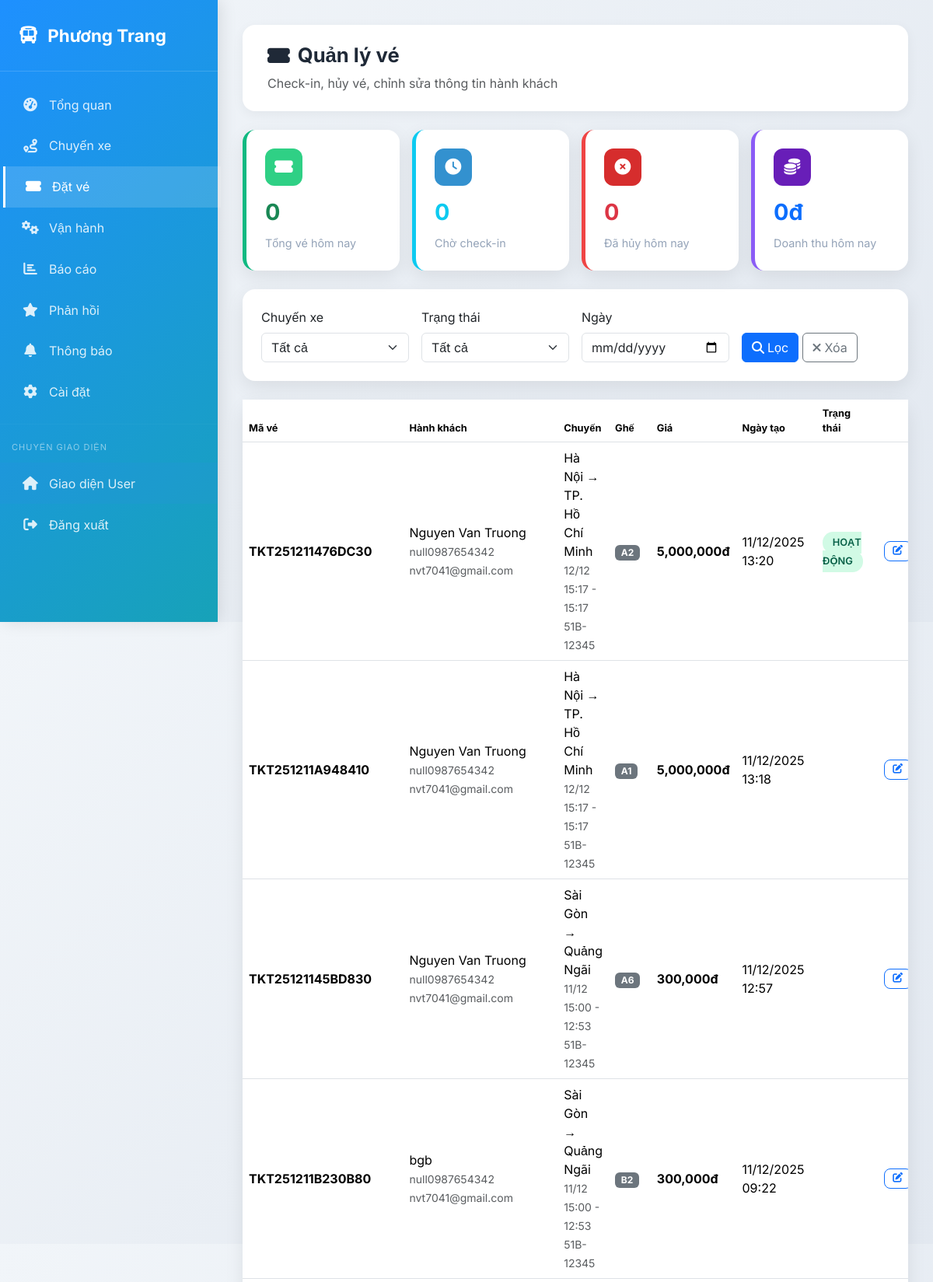
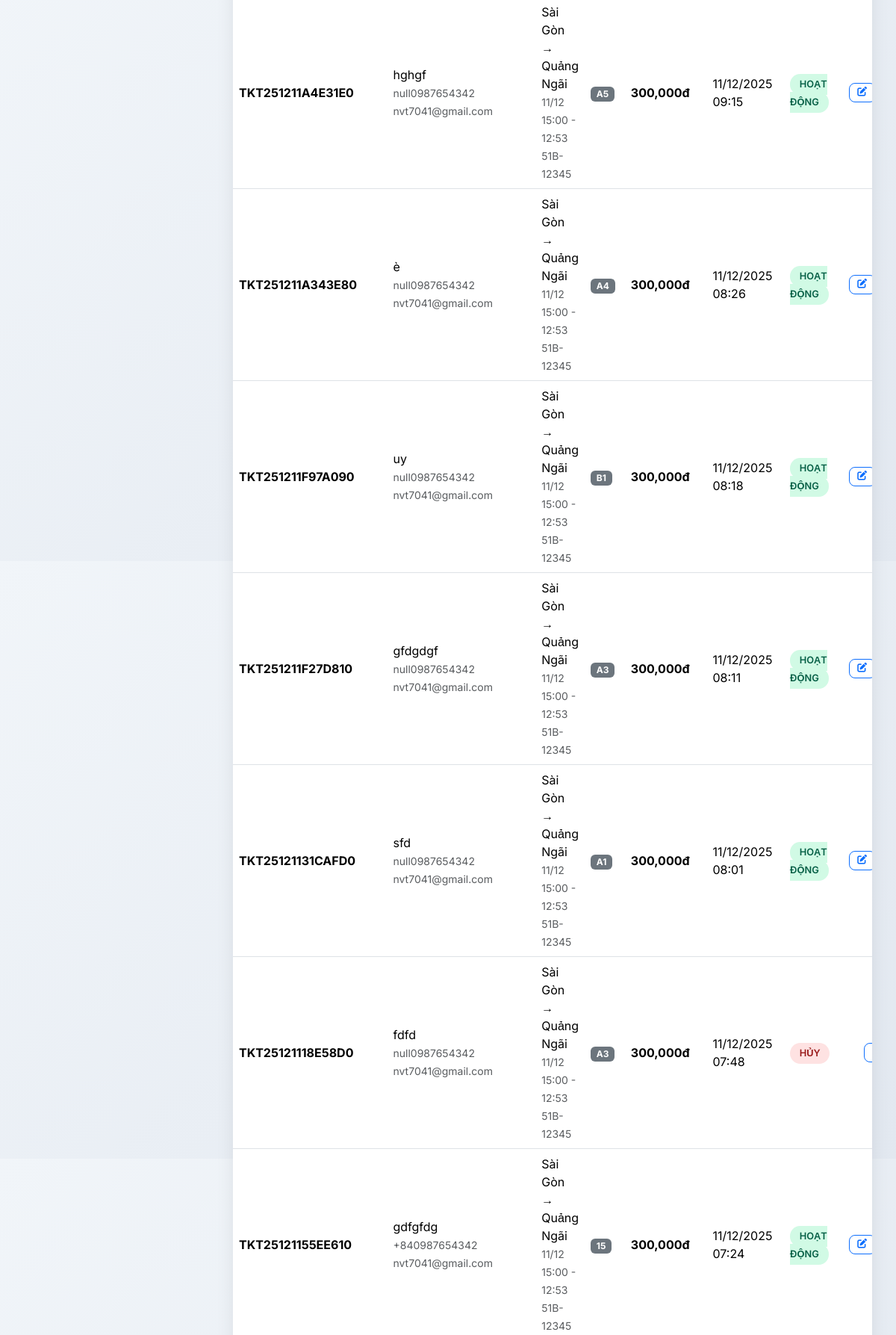
The app's page /partner/tickets.php (signed in, upper part) with its own data (2 pictures, top to bottom).
### tables this page shows
CREATE TABLE `tickets` (
  `ticket_id` int(11) NOT NULL,
  `booking_id` int(11) NOT NULL,
  `trip_id` int(11) NOT NULL,
  `passenger_name` varchar(100) NOT NULL,
  `passenger_phone` varchar(15) NOT NULL,
  `passenger_email` varchar(100) DEFAULT NULL,
  `seat_number` varchar(10) NOT NULL,
  `ticket_code` varchar(50) NOT NULL COMMENT 'Mã QR / vé điện tử',
  `qr_code_path` varchar(255) DEFAULT NULL COMMENT 'Đường dẫn file QR code',
  `status` enum('active','cancelled','checked_in','used') NOT NULL DEFAULT 'active',
  `checked_in_at` timestamp NULL DEFAULT NULL,
  `created_at` timestamp NOT NULL DEFAULT current_timestamp()
);

CREATE TABLE `routes` (
  `route_id` int(11) NOT NULL,
  `route_name` varchar(200) NOT NULL DEFAULT '',
  `origin` varchar(100) NOT NULL DEFAULT '',
  `destination` varchar(100) NOT NULL DEFAULT '',
  `distance_km` decimal(10,2) DEFAULT NULL,
  `duration_hours` decimal(5,2) DEFAULT NULL,
  `base_price` decimal(10,2) NOT NULL DEFAULT 0.00,
  `status` enum('active','inactive') DEFAULT 'active',
  `created_at` timestamp NOT NULL DEFAULT current_timestamp(),
  `start_point` varchar(100) NOT NULL,
  `end_point` varchar(100) NOT NULL,
  `description` text DEFAULT NULL
);

CREATE TABLE `trips` (
  `trip_id` int(11) NOT NULL,
  `partner_id` int(11) NOT NULL,
  `route_id` int(11) NOT NULL,
  `vehicle_id` int(11) NOT NULL,
  `driver_id` int(11) DEFAULT NULL,
  `departure_time` datetime NOT NULL,
  `arrival_time` datetime NOT NULL,
  `price` decimal(10,2) NOT NULL,
  `available_seats` int(11) NOT NULL COMMENT 'Số ghế còn trống',
  `status` enum('scheduled','open','completed','cancelled') NOT NULL DEFAULT 'scheduled',
  `created_at` timestamp NOT NULL DEFAULT current_timestamp(),
  `updated_at` timestamp NOT NULL DEFAULT current_timestamp() ON UPDATE current_timestamp()
);

CREATE TABLE `vehicles` (
  `vehicle_id` int(11) NOT NULL,
  `partner_id` int(11) NOT NULL,
  `license_plate` varchar(15) NOT NULL,
  `vehicle_type` enum('ghế ngồi','giường nằm','limousine') NOT NULL DEFAULT 'ghế ngồi',
  `type` varchar(100) NOT NULL COMMENT 'Loại xe (giường nằm, ghế ngồi)',
  `total_seats` int(11) NOT NULL,
  `seat_layout` varchar(10) DEFAULT '2-2' COMMENT 'Sơ đồ ghế (VD: 2-2, 2-1)',
  `status` enum('active','maintenance','inactive') DEFAULT 'active',
  `created_at` timestamp NOT NULL DEFAULT current_timestamp()
);

### partner/tickets.php (the view, shortened to what this page needs)
<?php
$database = new Database();
$db = $database->getConnection();
$operator_id = getCurrentOperator();
$date_filter = $_GET['date'] ?? '';
$where_conditions = ["tr.partner_id = ?"];
$params = [$operator_id];
$where_clause = implode(' AND ', $where_conditions);
$query = "SELECT t.ticket_id, t.ticket_code, t.passenger_name, t.passenger_phone, t.passenger_email, t.seat_number,
                 t.status, t.created_at, tr.trip_id, tr.departure_time, tr.arrival_time, tr.price,
                 r.start_point, r.end_point, v.license_plate, v.type as vehicle_type, d.name as driver_name
          FROM tickets t
          JOIN trips tr ON t.trip_id = tr.trip_id
          JOIN routes r ON tr.route_id = r.route_id
          JOIN vehicles v ON tr.vehicle_id = v.vehicle_id
          LEFT JOIN drivers d ON tr.driver_id = d.driver_id
          WHERE $where_clause
          ORDER BY tr.departure_time DESC, t.created_at DESC";
$stmt = $db->prepare($query);
$stmt->execute($params);
$tickets = $stmt->fetchAll(PDO::FETCH_ASSOC);
$today = date('Y-m-d');
$today_stats = [
    'total_today' => 0,
    'waiting_checkin' => 0,
    'cancelled_today' => 0,
    'revenue_today' => 0
];
try {
    $q1 = "SELECT COUNT(*) FROM tickets t
           JOIN trips tr ON t.trip_id = tr.trip_id
           WHERE tr.partner_id = ? AND DATE(t.created_at) = ?";
    $stmt = $db->prepare($q1);
    $stmt->execute([$operator_id, $today]);
    $today_stats['total_today'] = $stmt->fetchColumn();
    $q2 = "SELECT COUNT(*) FROM tickets t
           JOIN trips tr ON t.trip_id = tr.trip_id
           WHERE tr.partner_id = ? AND t.status = 'active' AND DATE(tr.departure_time) = ?";
    $stmt = $db->prepare($q2);
    $stmt->execute([$operator_id, $today]);
    $today_stats['waiting_checkin'] = $stmt->fetchColumn();
    $q3 = "SELECT COUNT(*) FROM tickets t
           JOIN trips tr ON t.trip_id = tr.trip_id
           WHERE tr.partner_id = ? AND t.status = 'cancelled'
           AND (t.checked_in_at IS NOT NULL AND DATE(t.checked_in_at) = ? OR DATE(t.created_at) = ?)";
    $stmt = $db->prepare($q3);
    $stmt->execute([$operator_id, $today, $today]);
    $today_stats['cancelled_today'] = $stmt->fetchColumn();
    $q4 = "SELECT COALESCE(SUM(p.amount), 0)
           FROM payments p
           JOIN bookings b ON p.booking_id = b.booking_id
           JOIN tickets tt ON tt.booking_id = b.booking_id
           JOIN trips ttr ON tt.trip_id = ttr.trip_id
           WHERE p.status = 'success' AND ttr.partner_id = ? AND DATE(p.paid_at) = ?";
    $stmt = $db->prepare($q4);
    $stmt->execute([$operator_id, $today]);
    $today_stats['revenue_today'] = $stmt->fetchColumn();
} catch (Exception $e) {
}
?>
<!DOCTYPE html>
<html lang="vi">
<head>
    <link href="https://cdn.jsdelivr.net/npm/bootstrap@5.3.3/dist/css/bootstrap.min.css" rel="stylesheet">
    <link href="https://cdnjs.cloudflare.com/ajax/libs/font-awesome/6.5.0/css/all.min.css" rel="stylesheet">
</head>
<body>
    <div class="sidebar">
        <div class="brand">
            <i class="fas fa-bus"></i>
            <span><?= htmlspecialchars($_SESSION['company_name']) ?></span>
        </div>
        <nav class="nav flex-column mt-3">
            <a class="nav-link" href="../partner/dashboard.php"><i class="fas fa-tachometer-alt"></i><span>Tổng quan</span></a>
            <a class="nav-link" href="../partner/trips.php"><i class="fas fa-route"></i><span>Chuyến xe</span></a>
            <a class="nav-link active" href="../partner/tickets.php"><i class="fas fa-ticket-alt"></i><span>Đặt vé</span></a>
            <a class="nav-link" href="../partner/operations.php"><i class="fas fa-cogs"></i><span>Vận hành</span></a>
            <a class="nav-link" href="../partner/reports.php"><i class="fas fa-chart-bar"></i><span>Báo cáo</span></a>
            <a class="nav-link" href="../partner/feedback.php"><i class="fas fa-star"></i><span>Phản hồi</span></a>
            <a class="nav-link" href="../partner/notifications.php"><i class="fas fa-bell"></i><span>Thông báo</span></a>
            <a class="nav-link" href="../partner/settings.php"><i class="fas fa-cog"></i><span>Cài đặt</span></a>
            <hr style="border-color: rgba(255,255,255,0.1); margin: 15px 0;">
            <div style="padding: 0 15px; margin-bottom: 10px;">
              <small style="color: rgba(255,255,255,0.5); font-size: 11px; text-transform: uppercase; letter-spacing: 1px;">Chuyển giao diện</small>
            </div>
            <a class="nav-link" href="../index.php" style="background: rgba(59, 130, 246, 0.1);"><i class="fas fa-home"></i><span>Giao diện User</span></a>
            <a class="nav-link" href="../auth/logout.php"><i class="fas fa-sign-out-alt"></i><span>Đăng xuất</span></a>
        </nav>
    </div>
    <div class="main-content">
        <div class="page-header fade-in-up">
            <div>
                <h1 class="page-title"><i class="fas fa-ticket-alt"></i> Quản lý vé</h1>
                <p class="text-muted mb-0">Check-in, hủy vé, chỉnh sửa thông tin hành khách</p>
            </div>
        </div>
        <div class="row g-3 mb-4">
            <div class="col-lg-3 col-md-6 fade-in-up">
                <div class="stats-card" style="border-left-color: #10b981;">
                    <div class="stats-icon" style="background: #2fd085ff;"><i class="fas fa-ticket-alt"></i></div>
                    <div class="stats-value text-success"><?= $today_stats['total_today'] ?></div>
                    <div class="stats-label">Tổng vé hôm nay</div>
                </div>
            </div>
            <div class="col-lg-3 col-md-6 fade-in-up">
                <div class="stats-card" style="border-left-color: #0dcaf0;">
                    <div class="stats-icon" style="background: #3391cfff;"><i class="fas fa-clock"></i></div>
                    <div class="stats-value text-info"><?= $today_stats['waiting_checkin'] ?></div>
                    <div class="stats-label">Chờ check-in</div>
                </div>
            </div>
            <div class="col-lg-3 col-md-6 fade-in-up">
                <div class="stats-card" style="border-left-color: #ef4444;">
                    <div class="stats-icon" style="background: #d62d2dff;"><i class="fas fa-times-circle"></i></div>
                    <div class="stats-value text-danger"><?= $today_stats['cancelled_today'] ?></div>
                    <div class="stats-label">Đã hủy hôm nay</div>
                </div>
            </div>
            <div class="col-lg-3 col-md-6 fade-in-up">
                <div class="stats-card" style="border-left-color: #8b5cf6;">
                    <div class="stats-icon" style="background: #681eb8ff;"><i class="fas fa-coins"></i></div>
                    <div class="stats-value text-primary"><?= number_format($today_stats['revenue_today']) ?>đ</div>
                    <div class="stats-label">Doanh thu hôm nay</div>
                </div>
            </div>
        </div>
        <div class="filter-card fade-in-up">
            <form method="GET" class="row g-3 align-items-end">
                <div class="col-md-3">
                    <label class="form-label">Chuyến xe</label>
                    <select class="form-select" name="trip_id">
                        <option value="">Tất cả</option>
                    </select>
                </div>
                <div class="col-md-3">
                    <label class="form-label">Trạng thái</label>
                    <select class="form-select" name="status">
                        <option value="">Tất cả</option>
                    </select>
                </div>
                <div class="col-md-3">
                    <label class="form-label">Ngày</label>
                    <input type="date" class="form-control" name="date" value="<?= htmlspecialchars($date_filter) ?>">
                </div>
                <div class="col-md-3">
                    <button type="submit" class="btn btn-primary"><i class="fas fa-search me-1"></i>Lọc</button>
                    <a href="tickets.php" class="btn btn-outline-secondary"><i class="fas fa-times me-1"></i>Xóa</a>
                </div>
            </form>
        </div>
        <div class="content-card fade-in-up">
            <div class="table-responsive">
                <table class="table table-hover mb-0 align-middle">
                    <thead>
                        <tr>
                            <th>Mã vé</th>
                            <th>Hành khách</th>
                            <th>Chuyến</th>
                            <th>Ghế</th>
                            <th>Giá</th>
                            <th>Ngày tạo</th>
                            <th>Trạng thái</th>
                            <th class="text-center">Thao tác</th>
                        </tr>
                    </thead>
                    <tbody>
                        <?php if ($tickets): ?>
                            <?php foreach ($tickets as $t): ?>
                            <tr>
                                <td><strong><?= htmlspecialchars($t['ticket_code'] ?: '#'.str_pad($t['ticket_id'], 6, '0', STR_PAD_LEFT)) ?></strong></td>
                                <td>
                                    <div><?= htmlspecialchars($t['passenger_name']) ?></div>
                                    <small class="text-muted"><?= htmlspecialchars($t['passenger_phone']) ?></small>
                                    <?php if ($t['passenger_email']): ?><br><small class="text-muted"><?= htmlspecialchars($t['passenger_email']) ?></small><?php endif; ?>
                                </td>
                                <td>
                                    <div><?= htmlspecialchars($t['start_point'] . ' → ' . $t['end_point']) ?></div>
                                    <small class="text-muted"><?= date('d/m H:i', strtotime($t['departure_time'])) ?> - <?= date('H:i', strtotime($t['arrival_time'])) ?></small>
                                    <br><small class="text-muted"><?= htmlspecialchars($t['license_plate']) ?></small>
                                </td>
                                <td><span class="badge bg-secondary"><?= htmlspecialchars($t['seat_number'] ?? 'Chưa chọn') ?></span></td>
                                <td><strong><?= number_format($t['price']) ?>đ</strong></td>
                                <td><?= date('d/m/Y H:i', strtotime($t['created_at'])) ?></td>
                                <td>
                                    <span class="status-badge status-<?= $t['status'] ?>">
                                        <?= ['active'=>'Hoạt động','checked_in'=>'Check-in','used'=>'Đã dùng','cancelled'=>'Hủy'][$t['status']] ?? $t['status'] ?>
                                    </span>
                                </td>
                                <td class="text-center">
                                    <div class="d-flex justify-content-center gap-1">
                                        <button class="btn btn-outline-primary btn-action" onclick="editTicket(<?= $t['ticket_id'] ?>)" title="Sửa">
                                            <i class="fas fa-edit"></i>
                                        </button>
                                    </div>
                                </td>
                            </tr>
                            <?php endforeach; ?>
                        <?php else: ?>
                            <tr><td colspan="8" class="text-center text-muted py-5">Chưa có vé nào</td></tr>
                        <?php endif; ?>
                    </tbody>
                </table>
            </div>
        </div>
    </div>
</body>
</html>

### partner/tickets.php (style rules this page uses)
:root { --primary: #1E90FF; --primary-hover: #1873CC; --success: #10b981; --info: #0dcaf0; --danger: #ef4444; --purple: #8b5cf6; --dark: #1f2937; --gray: #94a3b8; --light: #f8fafc; }
* { font-family: 'Inter', sans-serif; }
body { background: linear-gradient(135deg, #f1f5f9 0%, #e2e8f0 100%); min-height: 100vh; }
.sidebar { position: fixed; top: 0; left: 0; width: 280px; height: 100vh; background: linear-gradient(135deg, var(--primary) 0%, #17a2b8 100%); color: white; z-index: 1000; box-shadow: 4px 0 20px rgba(0,0,0,0.1); }
.brand { padding: 1.8rem 1.5rem; font-weight: 700; font-size: 1.4rem; border-bottom: 1px solid rgba(255,255,255,0.15); display: flex; align-items: center; gap: 12px; }
.nav-link { color: rgba(255,255,255,0.85); padding: 0.9rem 1.5rem; display: flex; align-items: center; gap: 12px; transition: all 0.25s ease; border-left: 3px solid transparent; }
.nav-link:hover, .nav-link.active { background: rgba(255,255,255,0.15); color: white; border-left-color: white; transform: translateX(4px); }
.nav-link i { font-size: 1.1rem; width: 24px; text-align: center; }
.main-content { margin-left: 280px; padding: 2rem; }
.page-header { background: white; padding: 1.5rem 2rem; border-radius: 16px; box-shadow: 0 4px 15px rgba(0,0,0,0.05); margin-bottom: 1.5rem; }
.page-title { font-weight: 700; color: var(--dark); font-size: 1.6rem; display: flex; align-items: center; gap: 10px; }
.stats-card { background: white; border-radius: 16px; padding: 1.5rem; box-shadow: 0 8px 25px rgba(0,0,0,0.08); transition: all 0.3s ease; border-left: 5px solid; }
.stats-icon { width: 48px; height: 48px; border-radius: 12px; display: flex; align-items: center; justify-content: center; font-size: 1.3rem; color: white; margin-bottom: 0.75rem; }
.stats-value { font-size: 1.8rem; font-weight: 700; color: var(--dark); margin: 0; }
.stats-label { color: var(--gray); font-size: 0.9rem; margin: 0.5rem 0 0 0; }
.filter-card, .content-card { background: white; border-radius: 16px; box-shadow: 0 8px 25px rgba(0,0,0,0.08); }
.filter-card { padding: 1.5rem; margin-bottom: 1.5rem; }
.table thead { background: #f8fafc; font-weight: 600; font-size: 0.8rem; color: #64748b; }
.status-badge { padding: 0.4rem 0.8rem; border-radius: 20px; font-size: 0.8rem; font-weight: 600; text-transform: uppercase; }
.status-active { background: #d1fae5; color: #065f46; }
.status-cancelled { background: #fee2e2; color: #991b1b; }
.btn-action { padding: 0.35rem 0.65rem; font-size: 0.8rem; border-radius: 8px; min-width: 36px; display: inline-flex; align-items: center; justify-content: center; gap: 4px; }
.fade-in-up { animation: fadeInUp 0.6s ease-out; }

### records on screen
tickets: ticket_code "TKT251211476DC30", passenger_name "Nguyen Van Truong", passenger_phone "null0987654342", passenger_email "nvt7041@gmail.com", routes.start_point+end_point "Hà Nội → TP. Hồ Chí Minh", trip.departure_time "12/12 15:17", trip.arrival_time "15:17", vehicles.license_plate "51B-12345", seat_number "A2", trip.price "5,000,000", created_at "11/12/2025 13:20", status "HOẠT ĐỘNG"
tickets: ticket_code "TKT251211A948410", passenger_name "Nguyen Van Truong", passenger_phone "null0987654342", passenger_email "nvt7041@gmail.com", routes.start_point+end_point "Hà Nội → TP. Hồ Chí Minh", trip.departure_time "12/12 15:17", trip.arrival_time "15:17", vehicles.license_plate "51B-12345", seat_number "A1", trip.price "5,000,000", created_at "11/12/2025 13:18"
tickets: ticket_code "TKT25121145BD830", passenger_name "Nguyen Van Truong", passenger_phone "null0987654342", passenger_email "nvt7041@gmail.com", routes.start_point+end_point "Sài Gòn → Quảng Ngãi", trip.departure_time "11/12 15:00", trip.arrival_time "12:53", vehicles.license_plate "51B-12345", seat_number "A6", trip.price "300,000", created_at "11/12/2025 12:57"
tickets: ticket_code "TKT251211B230B80", passenger_name "bgb", passenger_phone "null0987654342", passenger_email "nvt7041@gmail.com", routes.start_point+end_point "Sài Gòn → Quảng Ngãi", trip.departure_time "11/12 15:00", trip.arrival_time "12:53", vehicles.license_plate "51B-12345", seat_number "B2", trip.price "300,000", created_at "11/12/2025 09:22"
tickets: ticket_code "TKT251211A4E31E0", passenger_name "hghgf", passenger_phone "null0987654342", passenger_email "nvt7041@gmail.com", routes.start_point+end_point "Sài Gòn → Quảng Ngãi", trip.departure_time "11/12 15:00", trip.arrival_time "12:53", vehicles.license_plate "51B-12345", seat_number "A5", trip.price "300,000", created_at "11/12/2025 09:15", status "HOẠT ĐỘNG"
tickets: ticket_code "TKT251211A343E80", passenger_name "è", passenger_phone "null0987654342", passenger_email "nvt7041@gmail.com", routes.start_point+end_point "Sài Gòn → Quảng Ngãi", trip.departure_time "11/12 15:00", trip.arrival_time "12:53", vehicles.license_plate "51B-12345", seat_number "A4", trip.price "300,000", created_at "11/12/2025 08:26", status "HOẠT ĐỘNG"
tickets: ticket_code "TKT251211F97A090", passenger_name "uy", passenger_phone "null0987654342", passenger_email "nvt7041@gmail.com", routes.start_point+end_point "Sài Gòn → Quảng Ngãi", trip.departure_time "11/12 15:00", trip.arrival_time "12:53", vehicles.license_plate "51B-12345", seat_number "B1", trip.price "300,000", created_at "11/12/2025 08:18", status "HOẠT ĐỘNG"
tickets: ticket_code "TKT251211F27D810", passenger_name "gfdgdgf", passenger_phone "null0987654342", passenger_email "nvt7041@gmail.com", routes.start_point+end_point "Sài Gòn → Quảng Ngãi", trip.departure_time "11/12 15:00", trip.arrival_time "12:53", vehicles.license_plate "51B-12345", seat_number "A3", trip.price "300,000", created_at "11/12/2025 08:11", status "HOẠT ĐỘNG"
tickets: ticket_code "TKT25121131CAFD0", passenger_name "sfd", passenger_phone "null0987654342", passenger_email "nvt7041@gmail.com", routes.start_point+end_point "Sài Gòn → Quảng Ngãi", trip.departure_time "11/12 15:00", trip.arrival_time "12:53", vehicles.license_plate "51B-12345", seat_number "A1", trip.price "300,000", created_at "11/12/2025 08:01", status "HOẠT ĐỘNG"
tickets: ticket_code "TKT25121118E58D0", passenger_name "fdfd", passenger_phone "null0987654342", passenger_email "nvt7041@gmail.com", routes.start_point+end_point "Sài Gòn → Quảng Ngãi", trip.departure_time "11/12 15:00", trip.arrival_time "12:53", vehicles.license_plate "51B-12345", seat_number "A3", trip.price "300,000", created_at "11/12/2025 07:48", status "HỦY"
tickets: ticket_code "TKT25121155EE610", passenger_name "gdfgfdg", passenger_phone "+840987654342", passenger_email "nvt7041@gmail.com", routes.start_point+end_point "Sài Gòn → Quảng Ngãi", trip.departure_time "11/12 15:00", trip.arrival_time "12:53", vehicles.license_plate "51B-12345", seat_number "15", trip.price "300,000", created_at "11/12/2025 07:24", status "HOẠT ĐỘNG"

### other values on screen
$_SESSION['company_name'] "Phương Trang"
$today_stats['total_today'] "0"
$today_stats['waiting_checkin'] "0"
$today_stats['cancelled_today'] "0"
$today_stats['revenue_today'] "0"
